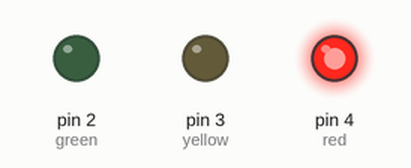
This sketch was run on a simulated Arduino Uno, built with avr-gcc and run on an emulated ATmega328P. Shown: output pins drawn as LEDs (lit = HIGH). Random numbers use the default seed unless the sketch sets one.

Above: at 0.1 s.
At 2.6 s:
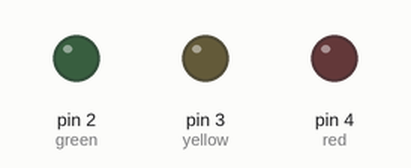
At 4.6 s:
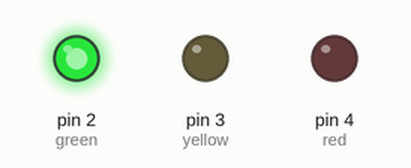
At 12.6 s:
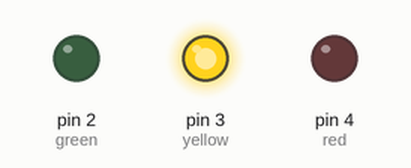
At 22.1 s:
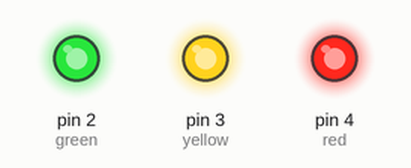
At 33.6 s:
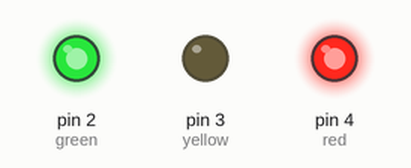
Timing chart, 0 to 40.0 s (numbered marks = the images above):
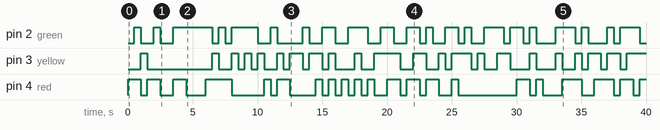

The sketch:

sketch_aug24a.ino
```cpp
int green = 2;
int yellow = 3;
int red = 4;

void setup() {
  pinMode(green, OUTPUT);
  pinMode(yellow, OUTPUT);
  pinMode(red, OUTPUT);
}

void loop() {

  long rGreen = random(100);
  long rYellow = random(100);
  long rRed = random(100);

  digitalWrite(green, rGreen > 50 ? HIGH : LOW);
  digitalWrite(yellow, rYellow > 50 ? HIGH : LOW);
  digitalWrite(red, rRed > 50 ? HIGH : LOW);
  delay(500);

}
```

Measured:
- by itself, pin 2 (green): LOW → HIGH at 0.50 s, → LOW 0.50 s later, → HIGH 1.0 s later, → LOW 0.50 s later, … (42 changes in this stretch)
- by itself, pin 3 (yellow): LOW → HIGH at 1.0 s, → LOW 0.50 s later, → HIGH 5.0 s later, → LOW 0.50 s later, … (43 changes in this stretch)
- by itself, pin 4 (red): LOW → HIGH at 0.00 s, → LOW 1.0 s later, → HIGH 0.50 s later, → LOW 1.0 s later, … (41 changes in this stretch)
